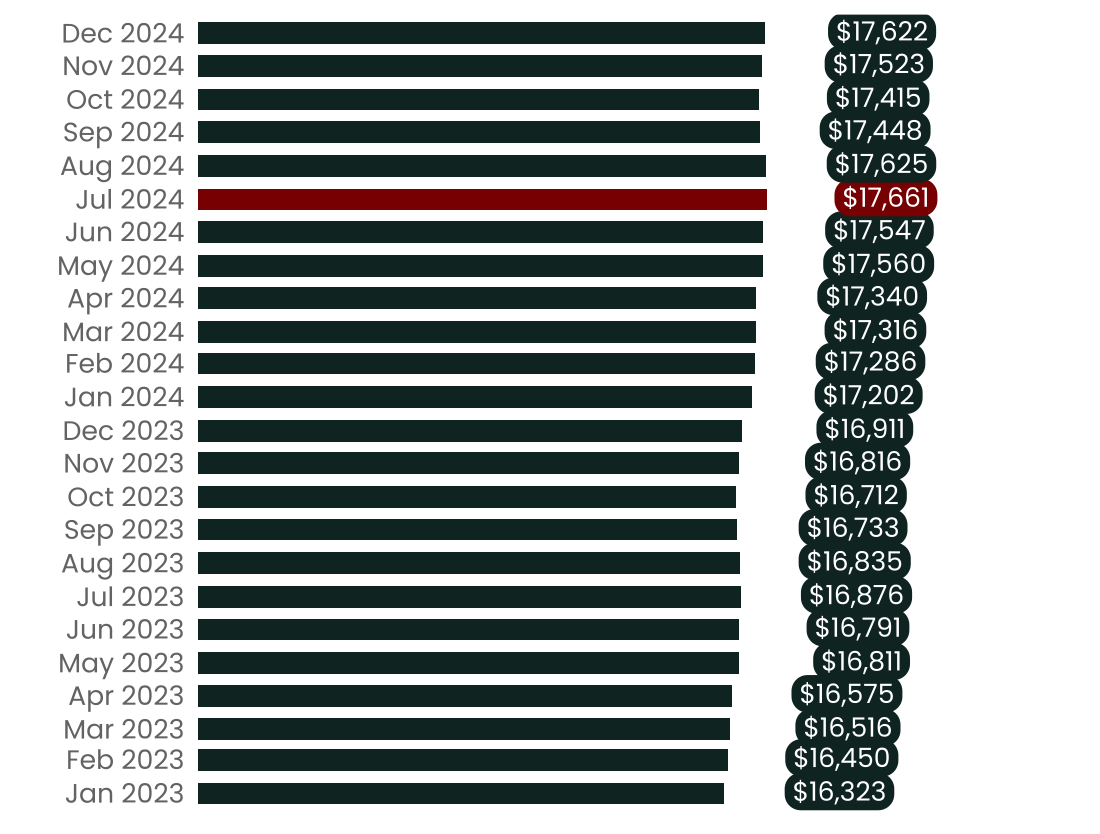

The R source for this figure:
#------------------------------------------------------------------------------#
# Proyecto:            Gráfica de barras vertical para $
#
# Responble: Tabata
# Fecha de creación: 3 de abril de 2025 
# Última actualización: 30 de abril de 2025
#------------------------------------------------------------------------------#
#-------------------------------------------------------------------------------

# Relación:

# 1. Tema - función ATDT
# 2. Leer base de datos
# 3. Ajustar formato de fecha
# 4. Crear gráfica
# 5. Exportar gráfica

#-------------------------------------------------------------------------------
# 00. Configuración inicial ---------------------------------------------------#
#-------------------------------------------------------------------------------

# Librerías 
require(pacman)
pacman::p_load(tidyverse, sf, scales, biscale, cowplot, RColorBrewer, 
               viridis, lubridate, ggtext, readxl, showtext)

# Paleta de color
verde_base <- "#10302C"
rojo_maximo <- "#8B0000"
blanco <- "white"

#fonts
font_add("Poppins", "/Users/tabatagarcia/Desktop/plantillas/python/agrupadasyapiladas/fonts/poppins/Poppins-Regular.ttf")
showtext_auto()

# Activa showtext
showtext_auto()

# Tema-función ATDT 

tema_python_atdt <- function() {
  theme_minimal(base_family = "Poppins") +
    theme(
      plot.title = element_text(size = 14, face = "bold", color = "black"),
      axis.text = element_text(size = 10, color = "#767676"),
      axis.title = element_text(size = 10, face = "bold", color = "#000000"),
      axis.text.x = element_text(angle = 90, hjust = 1),
      panel.grid.major.x = element_blank(),
      panel.grid.minor = element_blank(),
      panel.grid.major.y = element_line(color = "#000000", linewidth = 0.4, linetype = "solid"),
      axis.ticks = element_blank(),
      legend.position = "none",
      plot.background = element_rect(fill = "transparent", color = NA),
      panel.background = element_rect(fill = "transparent", color = NA)
    )
}

#-------------------------------------------------------------------------------
# 01. Base de datos -----------------------------------------------------------#
#-------------------------------------------------------------------------------

datos <- read_excel("~/Desktop/plantillas/rstudio/datos_graficas/SalarioMinimo.xlsx")

# Ajustar formato de fecha
datos$fecha <- as.Date(datos$fecha, format = "%Y-%m-%d")

datos <- datos %>% filter(lubridate::year(fecha) >= 2023)

# Columna valor max
max_valor <- max(datos$total_def, na.rm = TRUE)
datos <- datos %>%
  mutate(
    color_badge = ifelse(total_def == max_valor, rojo_maximo, verde_base),
    etiqueta = scales::dollar(total_def)
  )

datos <- datos %>%
  mutate(
    color_barra = ifelse(total_def == max_valor, rojo_maximo, verde_base),
    color_badge = color_barra,
    etiqueta = scales::dollar(total_def)
  )

datos <- datos %>%
  mutate(
    color_barra = ifelse(total_def == max(total_def, na.rm = TRUE), rojo_maximo, verde_base),
    color_badge = color_barra,
    etiqueta = scales::dollar(total_def),
    y_label = total_def + max(total_def) * 0.3 
  )

grafica <- ggplot(datos, aes(x = fecha, y = total_def)) +
  geom_col(aes(fill = color_barra), width = 20, show.legend = FALSE) +
  geom_label(aes(y = y_label, label = etiqueta, fill = color_badge),
             color = blanco,
             family = "Poppins",
             size = 3.5,
             label.size = 0,
             angle = 0,    
             label.r = unit(6, "pt"),
             hjust = 1,         
             vjust = 0.45,  
             show.legend = FALSE) +
  scale_fill_identity() +
  scale_x_date(
    date_labels = "%b %Y",
    date_breaks = "1 month",
    expand = expansion(mult = c(0.01, 0.01))
  ) +
  scale_y_continuous(
    labels = scales::dollar_format(),
    expand = expansion(mult = c(0, 0.2))
  ) +
  tema_python_atdt() +
  theme(axis.title.x = element_blank(), axis.title.y = element_blank(),
        axis.text.x = element_blank(),
        panel.grid.major.y = element_blank()) +
  coord_flip()

# Mostrar
print(grafica)
